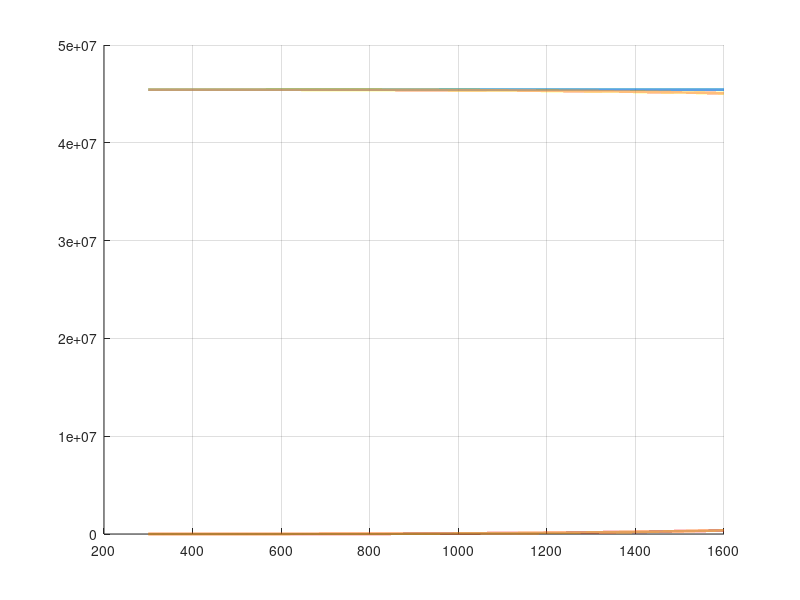

Reproduce this figure in MATLAB. (Note: this script raises an error after producing the figure.)
% Code Name: Heat Transfer rate calculator
% Code Description: Axisymetric missile noseheat transfer rate fro wall
% temperatures
% Author: Matheus Rocha Carlos
% Email: ROCHACAM@my.erau.edu
% Class: AE308 - Section 1
% Date: 11/15/2025
% Worked With: N/a

% Iniciation
clear; clc;

% Given data and constant
gamma = 1.28;
R = 287;                 
T_inf = 288.15;           
rho_inf = 1.225;        
M = 8;
R_n= 0.005;        % in meters
eps = 1.0;                % emissivity
sigma = 5.670374419e-8;   % Stefan-Boltzmann constant
c1 = 1.83e-4;             % Sutton-Graves constant in meters

% Flow properties calculation
a_inf = sqrt(gamma*R*T_inf);
V = M*a_inf;

T0 = T_inf*(1 + (gamma-1)/2*M^2);      % stagnation temperature
cp = gamma/(gamma-1)*R;
h0 = cp*T0;                             % total enthalpy J/kg

fprintf("Stagnation temperature T0 = %.2f K\n", T0);
fprintf("Total enthalpy h0 = %.3e J/kg (%.3f MJ/kg)\n", h0, h0/1e6);

% Convective heating calculation
q_conv = (c1/sqrt(R_n) * (1 - ((cp*T_inf)/h0))) * sqrt(rho_inf) * V^3;   % W/m^2

fprintf("Convective heat flux q_conv = %.3e W/m^2 (%.2f MW/m^2)\n", ...
         q_conv, q_conv/1e6);

% Radiative cooling calculation
Twall = linspace(300,1600,30000);
q_rad = eps * sigma * Twall.^4;
q_net = q_conv - q_rad;

% Plot results of nose heat transfer
figure; hold on; grid on;
plot(Twall, q_conv*ones(size(Twall)), 'LineWidth', 2);
plot(Twall, q_rad, 'LineWidth', 2);
plot(Twall, q_net, 'LineWidth', 2);
xline(1600, '--k', '1600 K = Vaporization', 'LabelVerticalAlignment','bottom');
xlabel('Wall Temperature T_w (K)');
ylabel('Heat Flux (W/m^2)');
legend('Convective (SG)', 'Radiative (εσT^4)', 'Net Heat Flux',Location='southwest');
title('Stagnation-Point Heating vs Wall Temperature (1-cm Nose, M = 8)');


%% Tungsten Nose Lumped Transient Heating to find time to vaporization
clear; clc;

% Given
rho = 19250;          % kg/m^3
cp = 135;             % J/kg-K
L = 0.005;            % cube side in meters (0.5 cm)
A = 6*L^2;            % surface area
Vcube = L^3;          % cube volume
m = rho * Vcube;      % mass of tungsten nose

% Convective heat flux (Chapman/Sutton–Graves)
gamma = 1.28;
R = 287; T_inf = 288.15; rho_inf = 1.225; M = 8;
c1 = 1.83e-4;
eps = 1.0;
sigma = 5.670374419e-8;

a_inf = sqrt(gamma*R*T_inf);
V = M*a_inf;
q_conv = (c1/sqrt(L) * (1 - ((cp*T_inf)/(cp*T_inf*(V^2/2))))) * sqrt(rho_inf) * V^3;  % W/m^2

% Time stepping
dt = 0.0001;                 % s
T = 300;                   % initial temp
T_target = 1600;           % K
time = 0;

T_history = T;
t_history = time;

while T < T_target
    q_rad = eps * sigma * T^4;
    q_net = (q_conv - q_rad);       % W/m^2
    Q_net = q_net * A;              % total W
    
    dT = Q_net*dt / (m*cp);         % K
    T = T + dT;
    
    time = time + dt;
    T_history(end+1) = T;
    t_history(end+1) = time;
end

fprintf('Time to reach %.0f K: %.4f seconds\n', T_target, time);

% Plot temperature vs time
figure;
plot(t_history, T_history, 'LineWidth',2);
xlabel('Time (s)');
ylabel('Tungsten Nose Temperature (K)');
grid on;
title('Transient Lumped-Element Heating of Tungsten Nose');
